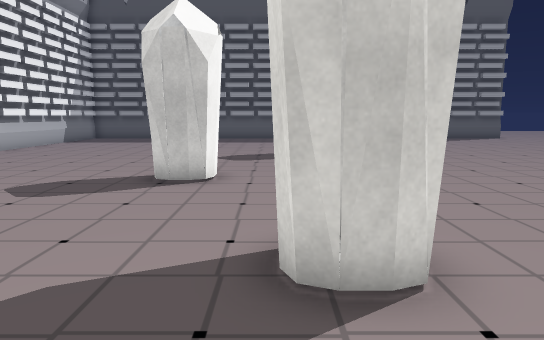
[1] (above)

14 first-person views from a walk through a Unity game level. The camera is 1.5 m above the floor, tilts 8° down and sees 70° across. The floor is counted in squares, 1 m on a side. Each view is taken from the middle of a square. On the plan, view 1 faces up. The plan holds only what a view shows up to about 17 squares ahead; the rest is blank. The place goes on beyond the plan. The player is left out. Some animated figures are left out. Some surface patterns are stand-ins.

[2]
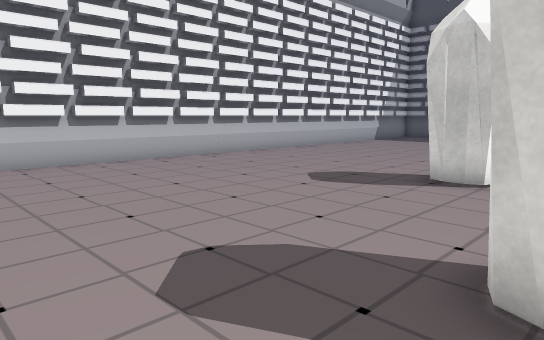

[3]
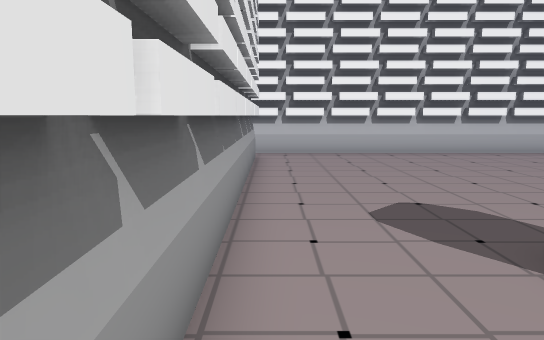

[4]
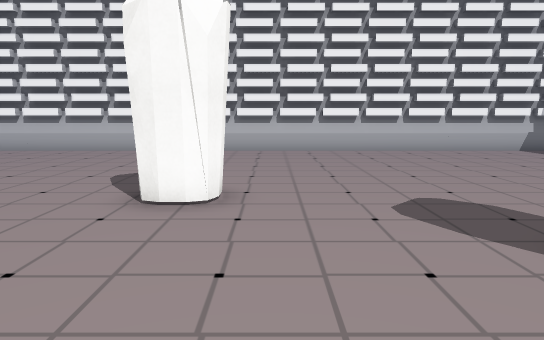

[5]
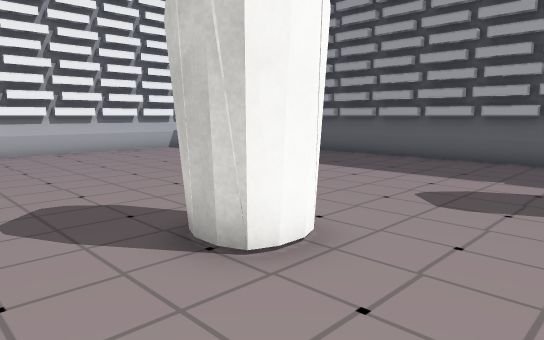

[6]
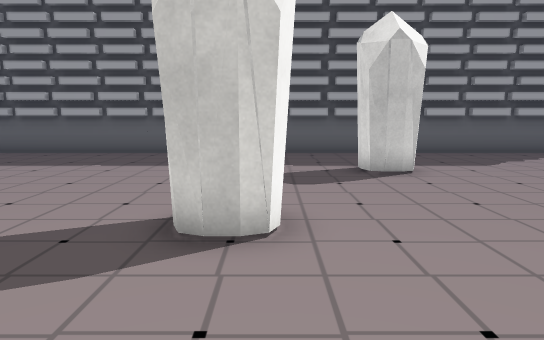

[7]
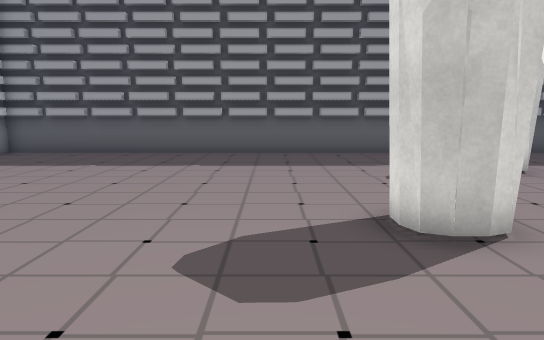

[8]
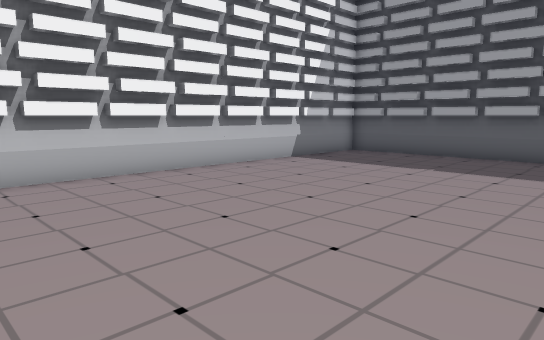

[9]
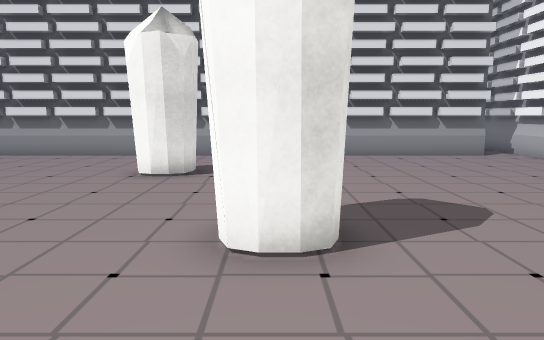

[10]
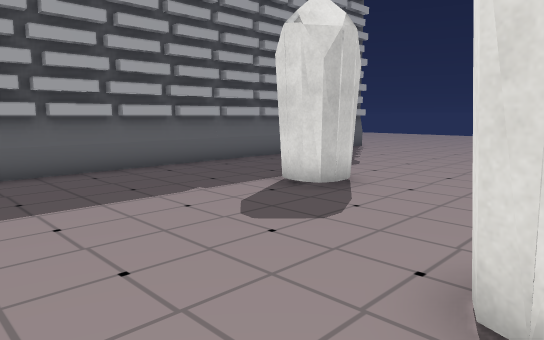

[11]
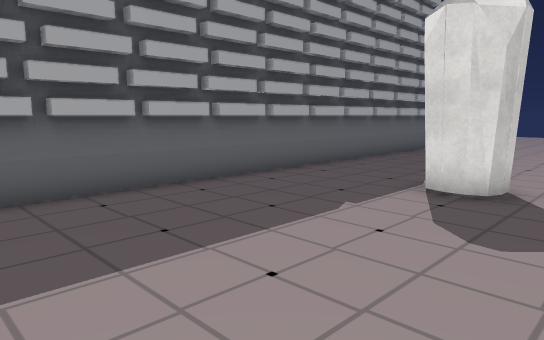

[12]
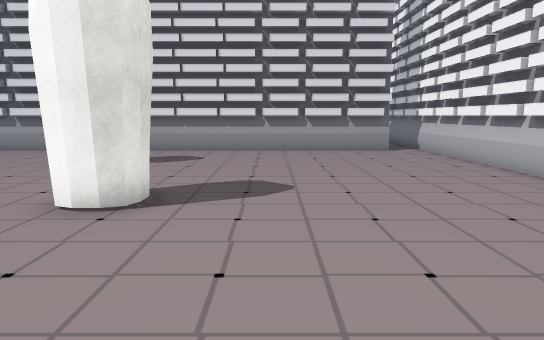

[13]
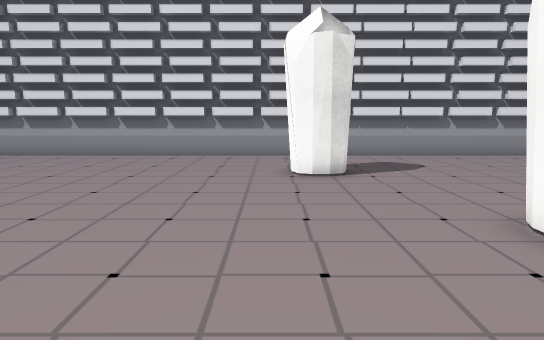

[14]
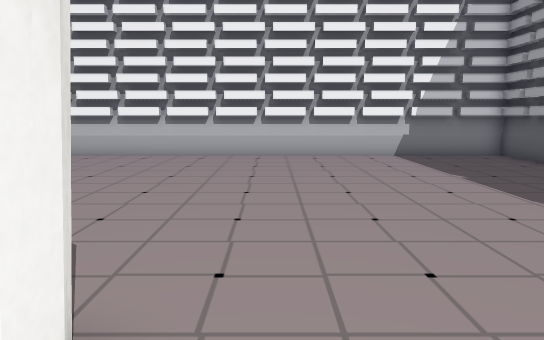

### Floor plan
Points are (right, up) in squares from view 1. A wall is a line through its corners. A room is listed if a view was taken in it or the views show most of it. See-through windows are left out.
Room 1 (views 1, 2, 8, 9, 10, 11, 12, 14)
walls: (-2.8, 9.9) (-2.1, 10.2); (0.6, 14.7) (0.7, 15.5) (0.8, 15.9) (1.1, 16) (1.9, 16); (-2.8, 9.5) (-2.6, 10.1); (0.8, 14.6) (0.6, 15.1); (-2.8, 9.1) (-2.8, 10.1) (-1.3, 10.1); (-1.9, 8.6) (-2.4, 8.6) (-2.8, 8.8); (-1.3, 8.8) (-2.1, 8.5) (-2.7, 8.7); (4.8, 19.9) (4.6, 20) (4.4, 20.5) (4.4, 20.9) (4.6, 21.4); (5.8, 20) (5.9, 20.5); (0.4, 3) (0.2, 3.1) (0.1, 3.5) (0.1, 4.1) (0.2, 4.4) (0.8, 4.6); (1, 3) (0.2, 3); (-4.4, -0.4) (0.6, -0.4); (-6.1, -0.4) (-4.6, -0.4); (-8, -0.4) (-6.4, -0.4); (0.9, -0.4) (2.5, -0.4); (-9.8, -0.4) (-8.1, -0.4); (-10.1, -0.7) (2.6, -0.7); (9.5, 25.6) (-11.6, 25.6) (-11.6, -0.6)
ways out: opening at (-0.1, 7.2) to room 2; opening at (3.7, 18) to room 2; opening at (8, 22) to room 2; opening at (-11, -1.5)
Room 2 (views 3, 4, 5, 6, 7, 13)
walls: (0.8, 4.6) (1.4, 4.3) (1.5, 4) (1.5, 3.3) (1, 3); (0.6, 4.5) (0.9, 4.5); (-1.3, 10.1) (-1.3, 8.8); (1.6, 14.5) (1.2, 14.5) (0.8, 14.6); (-1.5, 10.1) (-1.2, 9.3) (-1.4, 8.8); (2.3, 15.2) (2, 14.7) (1.4, 14.4); (-2.1, 10.2) (-1.3, 9.9); (1.9, 16) (2.2, 15.4) (2.2, 15); (4.4, -0.4) (6, -0.4); (6.2, -0.4) (7.9, -0.4); (2.6, -0.4) (4.2, -0.4); (8, -0.4) (9.5, -0.4); (2.6, -0.7) (9.5, -0.7); (5.7, 20.1) (5.3, 19.9) (4.8, 19.9)
ways out: opening at (-0.1, 7.2) to room 1; opening at (3.7, 18) to room 1; opening at (8, 22) to room 1

Positions as (right, up) in squares from view 1, and headings:
1: (0, 0), facing up
2: (1, 0), facing up-left
3: (4, 0), facing left
4: (5, 11), facing left
5: (5, 12), facing up-left
6: (2, 10), facing up
7: (-1, 10), facing up
8: (-2, 11), facing up-left
9: (-2, 14), facing down
10: (-2, 15), facing up-right
11: (-3, 18), facing up-right
12: (-5, 16), facing down
13: (2, 14), facing down
14: (3, 17), facing left
